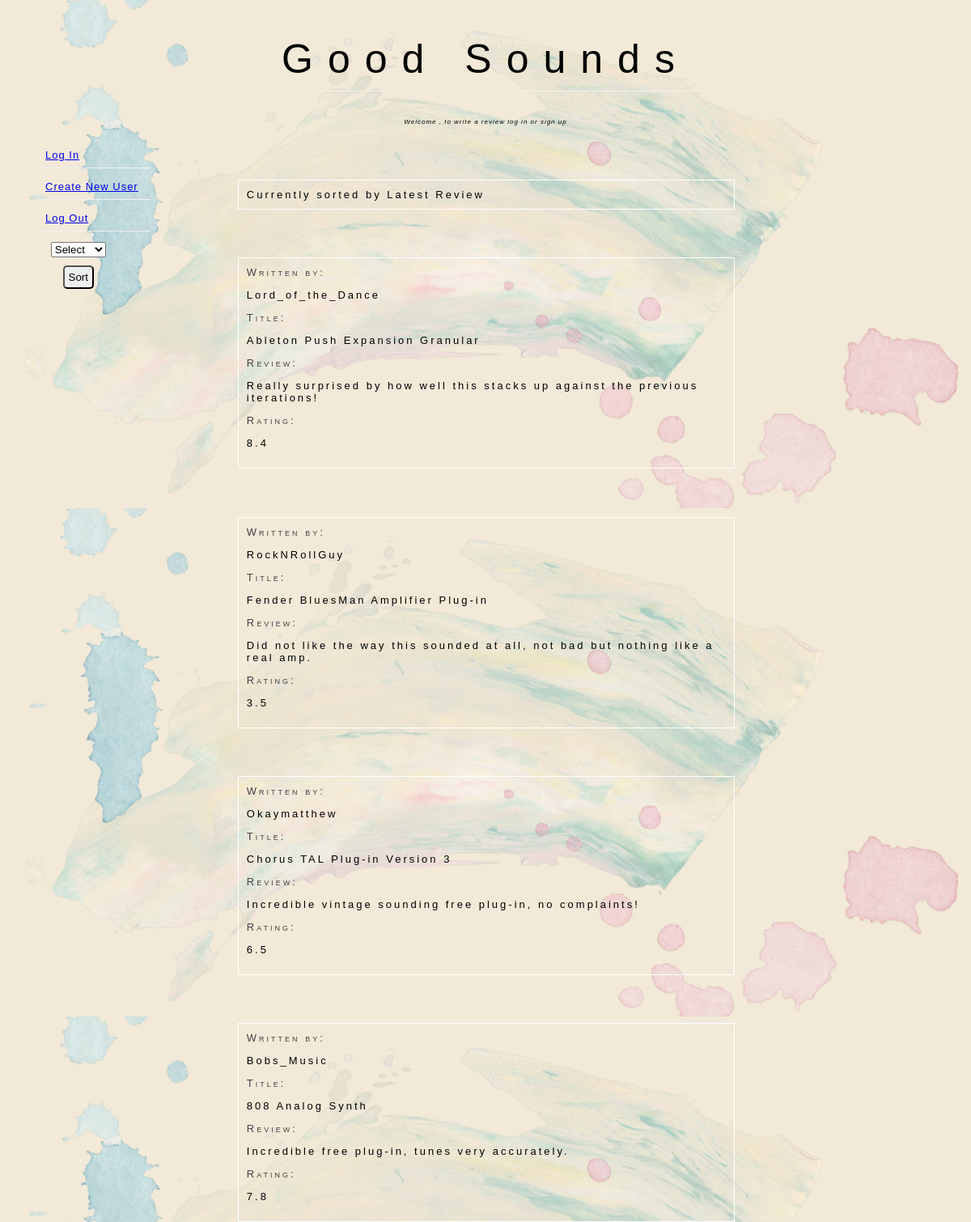
The page / on the database its author committed.
### tables this page shows
CREATE TABLE review (
    id INTEGER NOT NULL PRIMARY KEY AUTOINCREMENT,
    username TEXT NOT NULL,
    title TEXT NOT NULL,
    content TEXT NOT NULL, 
    rating FLOAT (2,1) NOT NULL 
);

### functions.php (called while the page is built, shortened)
<?php
function userIsLoggedIn(){
    return isset($_SESSION['user_id']) && ((int) $_SESSION['user_id']) > 0;
}
?>

### Review.php (called while the page is built, shortened)
<?php
class Review {
    static function getConnection() {
        return new PDO(Review::CONNECTION);
    }
    static function returnReview(){
        $connection = Review::getConnection();
        $query = $connection->prepare('SELECT username, title, content, rating
                                       FROM review ORDER BY id DESC'
        );
        $query->execute();
        $result = $query->fetchAll();
        return $result;
    }
}
?>

### index.php (the view, shortened to what this page needs)
<?php
require_once('Review.php');
require_once('functions.php');
$message=NULL;
if (userIsLoggedIn()) {
    $user = User::getUserById($_SESSION['user_id']);
    $message = h($user->getUsername());
    $reviewHide= '';
} else {
    $message = ', to write a review log in or sign up';
}
if(!isset($_GET['sorted']) || ($_GET['sorted']==="Newest")){
    $reviews = Review::returnReview();
    $reviewMessage = htmlentities('Currently sorted by Latest Review', ENT_QUOTES);
}else if ($_GET['sorted'] === "Highest"){
    $reviews = Review::highestReview();
    $reviewMessage = htmlentities('Currently sorted by Highest Rated Review', ENT_QUOTES);
}else if ($_GET['sorted'] === "Lowest"){
    $reviews = Review::lowestReview();
    $reviewMessage = htmlentities('Currently sorted by Lowest Rated Review', ENT_QUOTES);
}else if ($_GET['sorted'] === "Oldest"){
    $reviews = Review::oldestReview();
    $reviewMessage = htmlentities('Currently sorted by Oldest Review', ENT_QUOTES);
}
?>
<!DOCTYPE html>
<html lang="en">
<head>
    <link rel="stylesheet" href="https://use.typekit.net/rma2cmu.css">
    <link href="style.css" rel=stylesheet>
</head>
<body>
<h1>Good Sounds</h1>
<p class="small"><i>Welcome <?php print $message?></i></p>
<nav class="menu">
    <ul>
    <li class="menuitem"><a href="login.php">Log In</a></li>
    <li class="menuitem"><a href="register.php">Create New User</a></li>
    <li class="menuitem"><a href= "logout.php">Log Out</a></li>
    </ul>
    <form method="GET" action="#" id="sort">
        <select name="sorted" id="sorted">
            <option selected disabled hidden>Select</option>
        </select><br>
        <input class="sort" type="submit" value="Sort" name="Sort">
    </form>
</nav>
    <div class="reviewBox"><?php print $reviewMessage?></div>
    <?php foreach($reviews as $review): ?>
        <div class = "reviewBox">
            <label>Written by:</label><br>
            <p><?php print htmlentities($review['username'], ENT_QUOTES);?></p>
            <label>Title:</label><br>
            <p><?php print htmlentities($review['title'], ENT_QUOTES); ?></p>
            <label>Review:</label><br>
            <p><?php print htmlentities($review['content'], ENT_QUOTES);?></p>
            <label>Rating:</label><br>
            <p><?php print htmlentities($review['rating'], ENT_QUOTES);?></p>
        </div>
    <?php endforeach; ?>
</body>
</html>

### style.css (style rules this page uses)
body { background-image:url(My\ Post.jpg); font-family: forma-djr-deck,sans-serif; font-weight: 500; letter-spacing: 1px; font-size: small; text-align: center; }
ul { list-style: none; }
h1 { font-size:50px; margin-left:auto; margin-right:auto; letter-spacing:18px; padding: 10px; border-bottom: 1px solid #f1f1f1; font-weight:350; width:50%; overflow:auto; }
input, textarea { padding:5px; width: 30%; margin: 10px; margin-left: auto; margin-right: auto; border-radius: 5px; width:90%; }
label { color:rgb(68, 63, 68); font-variant: small-caps; text-align:center; font-weight:lighter; }
div { border: 1px solid rgb(255, 255, 255); font-weight: lighter; margin-top: 5%; margin-left:auto; margin-right:auto; width:50%; letter-spacing: 15px; padding: 10px; letter-spacing: 3px; }
.reviewBox { float: right; margin-right:24%; text-align: left; font-variant: normal; font-weight:400; width: 50%; overflow: hidden; }
.sort { width:fit-content; }
.small { font-size:8px; font-style:italic; text-align:center; }
.menu { float:left; width: 15%; }
.menuitem { text-align:left; padding: 8px; margin-top: 7px; border-bottom: 1px solid #f1f1f1; }

### rows shown on the page
review: username "Lord_of_the_Dance", title "Ableton Push Expansion Granular", content "Really surprised by how well this stacks up against the previous iterations!", rating "8.4"
review: username "RockNRollGuy", title "Fender BluesMan Amplifier Plug-in", content "Did not like the way this sounded at all, not bad but nothing like a real amp.", rating "3.5"
review: username "Okaymatthew", title "Chorus TAL Plug-in Version 3", content "Incredible vintage sounding free plug-in, no complaints!", rating "6.5"
review: username "Bobs_Music", title "808 Analog Synth", content "Incredible free plug-in, tunes very accurately.", rating "7.8"

### other values the page prints
$message ", to write a review log in or sign up"
$reviewMessage "Currently sorted by Latest Review"
